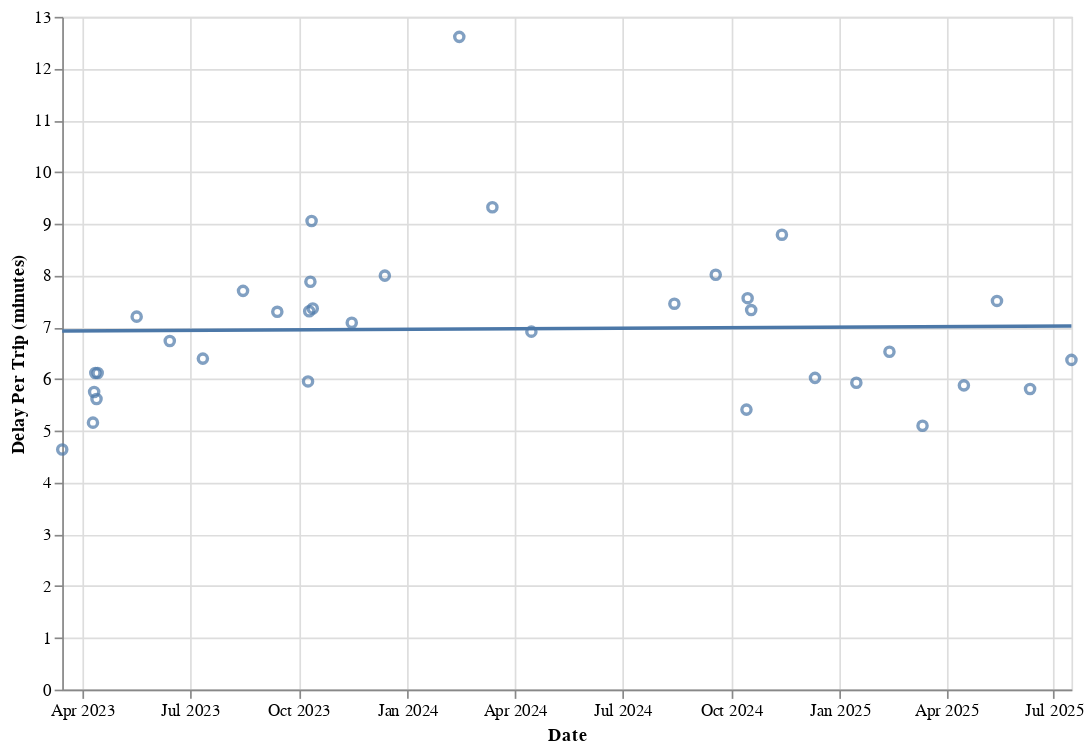

The notebook cell saved with this chart:
### Code cell
chart = alt.Chart(all_df).mark_point().encode(
    x=alt.X('analysis_date:T', axis = alt.Axis(title = 'Date', format = ("%b %Y"))),
    y=alt.Y('delay_per_trip', title='Delay Per Trip (minutes)')
).properties(width=600, height=400)

chart + chart.transform_regression('analysis_date', 'delay_per_trip').mark_line()

### Figure 1 — Vega-Lite specification as saved in the notebook (floating-point values rounded to 4 significant figures)
{"config": {"view": {"continuousWidth": 300, "continuousHeight": 300}}, "layer": [{"mark": {"type": "point"}, "encoding": {"x": {"axis": {"format": "%b %Y", "title": "Date"}, "field": "analysis_date", "type": "temporal"}, "y": {"field": "delay_per_trip", "title": "Delay Per Trip (minutes)", "type": "quantitative"}}}, {"mark": {"type": "line"}, "encoding": {"x": {"axis": {"format": "%b %Y", "title": "Date"}, "field": "analysis_date", "type": "temporal"}, "y": {"field": "delay_per_trip", "title": "Delay Per Trip (minutes)", "type": "quantitative"}}, "transform": [{"on": "analysis_date", "regression": "delay_per_trip"}]}], "data": {"name": "data-e15daa29b4a5ecd24fa1bba8f2711b9f"}, "height": 400, "width": 600, "$schema": "https://vega.github.io/schema/vega-lite/v5.20.1.json", "datasets": {"data-e15daa29b4a5ecd24fa1bba8f2711b9f": [{"corridor_id": 584447099936112567, "schedule_gtfs_dataset_key": "dbbe8ee4864a2715a40749605395d584", "intervention_assumption": "trips achieve 16mph or existing spd if higher", "corridor_miles": 4.5, "corridor_seconds": 206500.0, "improved_corridor_seconds": 163300.0, "delay_seconds": 43140.0, "delay_minutes": 719.0, "minutes_per_mile": 160.3, "route_short_name": ["3", "R3"], "route_id": ["3556", "3570"], "median_corridor_mph": 13.4, "n_trips_daily": 155, "trips_hr_sch": [4.7, 1.7], "trips_per_hr_peak_directional": 6.4, "delay_per_trip": 4.639, "analysis_date": "2023-03-15T00:00:00"}, {"corridor_id": 584447099936112567, "schedule_gtfs_dataset_key": "dbbe8ee4864a2715a40749605395d584", "intervention_assumption": "trips achieve 16mph or existing spd if higher", "corridor_miles": 4.5, "corridor_seconds": 206100.0, "improved_corridor_seconds": 159400.0, "delay_seconds": 46730.0, "delay_minutes": 778.9, "minutes_per_mile": 173.6, "route_short_name": ["3", "R3"], "route_id": ["3556", "3570"], "median_corridor_mph": 13.3, "n_trips_daily": 151, "trips_hr_sch": [4.7, 1.7], "trips_per_hr_peak_directional": 6.4, "delay_per_trip": 5.158, "analysis_date": "2023-04-10T00:00:00"}, {"corridor_id": 584447099936112567, "schedule_gtfs_dataset_key": "dbbe8ee4864a2715a40749605395d584", "intervention_assumption": "trips achieve 16mph or existing spd if higher", "corridor_miles": 4.5, "corridor_seconds": 197700.0, "improved_corridor_seconds": 149100.0, "delay_seconds": 48650.0, "delay_minutes": 810.8, "minutes_per_mile": 180.7, "route_short_name": ["3", "R3"], "route_id": ["3556", "3570"], "median_corridor_mph": 13.0, "n_trips_daily": 141, "trips_hr_sch": [4.7, 1.7], "trips_per_hr_peak_directional": 6.4, "delay_per_trip": 5.75, "analysis_date": "2023-04-11T00:00:00"}, {"corridor_id": 584447099936112567, "schedule_gtfs_dataset_key": "dbbe8ee4864a2715a40749605395d584", "intervention_assumption": "trips achieve 16mph or existing spd if higher", "corridor_miles": 4.5, "corridor_seconds": 228400.0, "improved_corridor_seconds": 170100.0, "delay_seconds": 58360.0, "delay_minutes": 972.6, "minutes_per_mile": 216.8, "route_short_name": ["3", "R3"], "route_id": ["3556", "3570"], "median_corridor_mph": 12.7, "n_trips_daily": 159, "trips_hr_sch": [4.7, 1.7], "trips_per_hr_peak_directional": 6.4, "delay_per_trip": 6.117, "analysis_date": "2023-04-12T00:00:00"}, {"corridor_id": 584447099936112567, "schedule_gtfs_dataset_key": "dbbe8ee4864a2715a40749605395d584", "intervention_assumption": "trips achieve 16mph or existing spd if higher", "corridor_miles": 4.5, "corridor_seconds": 203400.0, "improved_corridor_seconds": 154200.0, "delay_seconds": 49190.0, "delay_minutes": 819.9, "minutes_per_mile": 182.7, "route_short_name": ["3", "R3"], "route_id": ["3556", "3570"], "median_corridor_mph": 13.5, "n_trips_daily": 146, "trips_hr_sch": [4.7, 1.7], "trips_per_hr_peak_directional": 6.4, "delay_per_trip": 5.616, "analysis_date": "2023-04-13T00:00:00"}, {"corridor_id": 584447099936112567, "schedule_gtfs_dataset_key": "dbbe8ee4864a2715a40749605395d584", "intervention_assumption": "trips achieve 16mph or existing spd if higher", "corridor_miles": 4.5, "corridor_seconds": 218100.0, "improved_corridor_seconds": 162300.0, "delay_seconds": 55780.0, "delay_minutes": 929.7, "minutes_per_mile": 207.2, "route_short_name": ["3", "R3"], "route_id": ["3556", "3570"], "median_corridor_mph": 12.8, "n_trips_daily": 152, "trips_hr_sch": [4.7, 1.7], "trips_per_hr_peak_directional": 6.4, "delay_per_trip": 6.116, "analysis_date": "2023-04-14T00:00:00"}, {"corridor_id": 584447099936112567, "schedule_gtfs_dataset_key": "dbbe8ee4864a2715a40749605395d584", "intervention_assumption": "trips achieve 16mph or existing spd if higher", "corridor_miles": 4.5, "corridor_seconds": 212200.0, "improved_corridor_seconds": 151200.0, "delay_seconds": 60970.0, "delay_minutes": 1016.0, "minutes_per_mile": 226.5, "route_short_name": ["3", "R3"], "route_id": ["3606", "3620"], "median_corridor_mph": 13.1, "n_trips_daily": 141, "trips_hr_sch": [4.7, 1.7], "trips_per_hr_peak_directional": 6.4, "delay_per_trip": 7.206, "analysis_date": "2023-05-17T00:00:00"}, {"corridor_id": 584447099936112567, "schedule_gtfs_dataset_key": "dbbe8ee4864a2715a40749605395d584", "intervention_assumption": "trips achieve 16mph or existing spd if higher", "corridor_miles": 4.5, "corridor_seconds": 206800.0, "improved_corridor_seconds": 149900.0, "delay_seconds": 56990.0, "delay_minutes": 949.8, "minutes_per_mile": 211.7, "route_short_name": ["3", "R3"], "route_id": ["3606", "3620"], "median_corridor_mph": 12.7, "n_trips_daily": 141, "trips_hr_sch": [4.7, 1.7], "trips_per_hr_peak_directional": 6.4, "delay_per_trip": 6.736, "analysis_date": "2023-06-14T00:00:00"}, {"corridor_id": 584447099936112567, "schedule_gtfs_dataset_key": "dbbe8ee4864a2715a40749605395d584", "intervention_assumption": "trips achieve 16mph or existing spd if higher", "corridor_miles": 4.5, "corridor_seconds": 231500.0, "improved_corridor_seconds": 170100.0, "delay_seconds": 61400.0, "delay_minutes": 1023.0, "minutes_per_mile": 228.1, "route_short_name": ["3", "R3"], "route_id": ["3606", "3620"], "median_corridor_mph": 12.6, "n_trips_daily": 160, "trips_hr_sch": [4.7, 1.7], "trips_per_hr_peak_directional": 6.4, "delay_per_trip": 6.396, "analysis_date": "2023-07-12T00:00:00"}, {"corridor_id": 584447099936112567, "schedule_gtfs_dataset_key": "dbbe8ee4864a2715a40749605395d584", "intervention_assumption": "trips achieve 16mph or existing spd if higher", "corridor_miles": 4.5, "corridor_seconds": 242500.0, "improved_corridor_seconds": 169400.0, "delay_seconds": 73040.0, "delay_minutes": 1217.0, "minutes_per_mile": 271.3, "route_short_name": ["3", "R3"], "route_id": ["3631", "3645"], "median_corridor_mph": 11.7, "n_trips_daily": 158, "trips_hr_sch": [4.7, 1.7], "trips_per_hr_peak_directional": 6.4, "delay_per_trip": 7.705, "analysis_date": "2023-08-15T00:00:00"}, {"corridor_id": 584447099936112567, "schedule_gtfs_dataset_key": "efbbd5293be71f7a5de0cf82b59febe1", "intervention_assumption": "trips achieve 16mph or existing spd if higher", "corridor_miles": 4.5, "corridor_seconds": 219100.0, "improved_corridor_seconds": 155600.0, "delay_seconds": 63510.0, "delay_minutes": 1058.0, "minutes_per_mile": 235.9, "route_short_name": ["3", "R3"], "route_id": ["3631", "3645"], "median_corridor_mph": 12.3, "n_trips_daily": 145, "trips_hr_sch": [4.7, 1.7], "trips_per_hr_peak_directional": 6.4, "delay_per_trip": 7.3, "analysis_date": "2023-09-13T00:00:00"}, {"corridor_id": 584447099936112567, "schedule_gtfs_dataset_key": "efbbd5293be71f7a5de0cf82b59febe1", "intervention_assumption": "trips achieve 16mph or existing spd if higher", "corridor_miles": 4.5, "corridor_seconds": 209400.0, "improved_corridor_seconds": 156900.0, "delay_seconds": 52530.0, "delay_minutes": 875.4, "minutes_per_mile": 195.1, "route_short_name": ["3", "R3"], "route_id": ["3631", "3645"], "median_corridor_mph": 12.2, "n_trips_daily": 147, "trips_hr_sch": [4.7, 1.7], "trips_per_hr_peak_directional": 6.4, "delay_per_trip": 5.955, "analysis_date": "2023-10-09T00:00:00"}, {"corridor_id": 584447099936112567, "schedule_gtfs_dataset_key": "efbbd5293be71f7a5de0cf82b59febe1", "intervention_assumption": "trips achieve 16mph or existing spd if higher", "corridor_miles": 4.5, "corridor_seconds": 231700.0, "improved_corridor_seconds": 164600.0, "delay_seconds": 67120.0, "delay_minutes": 1119.0, "minutes_per_mile": 249.3, "route_short_name": ["3", "R3"], "route_id": ["3631", "3645"], "median_corridor_mph": 12.1, "n_trips_daily": 153, "trips_hr_sch": [4.7, 1.7], "trips_per_hr_peak_directional": 6.4, "delay_per_trip": 7.311, "analysis_date": "2023-10-10T00:00:00"}, {"corridor_id": 584447099936112567, "schedule_gtfs_dataset_key": "efbbd5293be71f7a5de0cf82b59febe1", "intervention_assumption": "trips achieve 16mph or existing spd if higher", "corridor_miles": 4.5, "corridor_seconds": 240900.0, "improved_corridor_seconds": 166600.0, "delay_seconds": 74240.0, "delay_minutes": 1237.0, "minutes_per_mile": 275.8, "route_short_name": ["3", "R3"], "route_id": ["3631", "3645"], "median_corridor_mph": 12.2, "n_trips_daily": 157, "trips_hr_sch": [4.7, 1.7], "trips_per_hr_peak_directional": 6.4, "delay_per_trip": 7.881, "analysis_date": "2023-10-11T00:00:00"}, {"corridor_id": 584447099936112567, "schedule_gtfs_dataset_key": "efbbd5293be71f7a5de0cf82b59febe1", "intervention_assumption": "trips achieve 16mph or existing spd if higher", "corridor_miles": 4.5, "corridor_seconds": 242800.0, "improved_corridor_seconds": 161300.0, "delay_seconds": 81490.0, "delay_minutes": 1358.0, "minutes_per_mile": 302.7, "route_short_name": ["3", "R3"], "route_id": ["3631", "3645"], "median_corridor_mph": 11.8, "n_trips_daily": 150, "trips_hr_sch": [4.7, 1.7], "trips_per_hr_peak_directional": 6.4, "delay_per_trip": 9.054, "analysis_date": "2023-10-12T00:00:00"}, {"corridor_id": 584447099936112567, "schedule_gtfs_dataset_key": "efbbd5293be71f7a5de0cf82b59febe1", "intervention_assumption": "trips achieve 16mph or existing spd if higher", "corridor_miles": 4.5, "corridor_seconds": 226800.0, "improved_corridor_seconds": 160500.0, "delay_seconds": 66270.0, "delay_minutes": 1104.0, "minutes_per_mile": 246.2, "route_short_name": ["3", "R3"], "route_id": ["3631", "3645"], "median_corridor_mph": 11.9, "n_trips_daily": 150, "trips_hr_sch": [4.7, 1.7], "trips_per_hr_peak_directional": 6.4, "delay_per_trip": 7.363, "analysis_date": "2023-10-13T00:00:00"}, {"corridor_id": 584447099936112567, "schedule_gtfs_dataset_key": "efbbd5293be71f7a5de0cf82b59febe1", "intervention_assumption": "trips achieve 16mph or existing spd if higher", "corridor_miles": 4.5, "corridor_seconds": 224500.0, "improved_corridor_seconds": 160700.0, "delay_seconds": 63790.0, "delay_minutes": 1063.0, "minutes_per_mile": 237.0, "route_short_name": ["3", "R3"], "route_id": ["3631", "3645"], "median_corridor_mph": 12.3, "n_trips_daily": 150, "trips_hr_sch": [4.7, 1.7], "trips_per_hr_peak_directional": 6.4, "delay_per_trip": 7.088, "analysis_date": "2023-11-15T00:00:00"}, {"corridor_id": 584447099936112567, "schedule_gtfs_dataset_key": "efbbd5293be71f7a5de0cf82b59febe1", "intervention_assumption": "trips achieve 16mph or existing spd if higher", "corridor_miles": 4.5, "corridor_seconds": 234800.0, "improved_corridor_seconds": 161400.0, "delay_seconds": 73440.0, "delay_minutes": 1224.0, "minutes_per_mile": 272.8, "route_short_name": ["3", "R3"], "route_id": ["3631", "3645"], "median_corridor_mph": 12.5, "n_trips_daily": 153, "trips_hr_sch": [4.7, 1.7], "trips_per_hr_peak_directional": 6.4, "delay_per_trip": 8.0, "analysis_date": "2023-12-13T00:00:00"}, {"corridor_id": 584447099936112567, "schedule_gtfs_dataset_key": "efbbd5293be71f7a5de0cf82b59febe1", "intervention_assumption": "trips achieve 16mph or existing spd if higher", "corridor_miles": 4.5, "corridor_seconds": 272700.0, "improved_corridor_seconds": 159200.0, "delay_seconds": 113500.0, "delay_minutes": 1892.0, "minutes_per_mile": 421.7, "route_short_name": ["3", "R3"], "route_id": ["3707", "3721"], "median_corridor_mph": 11.6, "n_trips_daily": 150, "trips_hr_sch": [4.7, 1.7], "trips_per_hr_peak_directional": 6.4, "delay_per_trip": 12.61, "analysis_date": "2024-02-14T00:00:00"}, {"corridor_id": 584447099936112567, "schedule_gtfs_dataset_key": "efbbd5293be71f7a5de0cf82b59febe1", "intervention_assumption": "trips achieve 16mph or existing spd if higher", "corridor_miles": 4.5, "corridor_seconds": 250100.0, "improved_corridor_seconds": 164500.0, "delay_seconds": 85560.0, "delay_minutes": 1426.0, "minutes_per_mile": 317.8, "route_short_name": ["3", "R3"], "route_id": ["3707", "3721"], "median_corridor_mph": 11.2, "n_trips_daily": 153, "trips_hr_sch": [4.7, 1.7], "trips_per_hr_peak_directional": 6.4, "delay_per_trip": 9.32, "analysis_date": "2024-03-13T00:00:00"}, {"corridor_id": 584447099936112567, "schedule_gtfs_dataset_key": "efbbd5293be71f7a5de0cf82b59febe1", "intervention_assumption": "trips achieve 16mph or existing spd if higher", "corridor_miles": 4.5, "corridor_seconds": 232300.0, "improved_corridor_seconds": 167100.0, "delay_seconds": 65160.0, "delay_minutes": 1086.0, "minutes_per_mile": 242.1, "route_short_name": ["R3", "3"], "route_id": ["3721", "3707"], "median_corridor_mph": 12.4, "n_trips_daily": 157, "trips_hr_sch": [1.7, 4.7], "trips_per_hr_peak_directional": 6.4, "delay_per_trip": 6.917, "analysis_date": "2024-04-15T00:00:00"}, {"corridor_id": 584447099936112567, "schedule_gtfs_dataset_key": "c2630c44a1f2703ec651596e6358d4f4", "intervention_assumption": "trips achieve 16mph or existing spd if higher", "corridor_miles": 4.5, "corridor_seconds": 240400.0, "improved_corridor_seconds": 168400.0, "delay_seconds": 72030.0, "delay_minutes": 1201.0, "minutes_per_mile": 267.6, "route_short_name": ["3", "R3"], "route_id": ["3757", "3771"], "median_corridor_mph": 11.9, "n_trips_daily": 161, "trips_hr_sch": [4.7, 1.7], "trips_per_hr_peak_directional": 6.4, "delay_per_trip": 7.457, "analysis_date": "2024-08-14T00:00:00"}, {"corridor_id": 584447099936112567, "schedule_gtfs_dataset_key": "c2630c44a1f2703ec651596e6358d4f4", "intervention_assumption": "trips achieve 16mph or existing spd if higher", "corridor_miles": 4.5, "corridor_seconds": 251200.0, "improved_corridor_seconds": 173300.0, "delay_seconds": 77920.0, "delay_minutes": 1299.0, "minutes_per_mile": 289.5, "route_short_name": ["3", "R3"], "route_id": ["3757", "3771"], "median_corridor_mph": 11.9, "n_trips_daily": 162, "trips_hr_sch": [4.7, 1.7], "trips_per_hr_peak_directional": 6.4, "delay_per_trip": 8.017, "analysis_date": "2024-09-18T00:00:00"}, {"corridor_id": 584447099936112567, "schedule_gtfs_dataset_key": "c2630c44a1f2703ec651596e6358d4f4", "intervention_assumption": "trips achieve 16mph or existing spd if higher", "corridor_miles": 4.5, "corridor_seconds": 221300.0, "improved_corridor_seconds": 169700.0, "delay_seconds": 51620.0, "delay_minutes": 860.3, "minutes_per_mile": 191.7, "route_short_name": ["3", "R3"], "route_id": ["3757", "3771"], "median_corridor_mph": 12.8, "n_trips_daily": 159, "trips_hr_sch": [4.7, 1.7], "trips_per_hr_peak_directional": 6.4, "delay_per_trip": 5.411, "analysis_date": "2024-10-14T00:00:00"}, {"corridor_id": 584447099936112567, "schedule_gtfs_dataset_key": "c2630c44a1f2703ec651596e6358d4f4", "intervention_assumption": "trips achieve 16mph or existing spd if higher", "corridor_miles": 4.5, "corridor_seconds": 247400.0, "improved_corridor_seconds": 173900.0, "delay_seconds": 73520.0, "delay_minutes": 1225.0, "minutes_per_mile": 273.1, "route_short_name": ["R3", "3"], "route_id": ["3771", "3757"], "median_corridor_mph": 12.2, "n_trips_daily": 162, "trips_hr_sch": [1.7, 4.7], "trips_per_hr_peak_directional": 6.4, "delay_per_trip": 7.564, "analysis_date": "2024-10-15T00:00:00"}, {"corridor_id": 584447099936112567, "schedule_gtfs_dataset_key": "c2630c44a1f2703ec651596e6358d4f4", "intervention_assumption": "trips achieve 16mph or existing spd if higher", "corridor_miles": 4.5, "corridor_seconds": 246400.0, "improved_corridor_seconds": 175100.0, "delay_seconds": 71280.0, "delay_minutes": 1188.0, "minutes_per_mile": 264.8, "route_short_name": ["3", "R3"], "route_id": ["3757", "3771"], "median_corridor_mph": 12.1, "n_trips_daily": 162, "trips_hr_sch": [4.7, 1.7], "trips_per_hr_peak_directional": 6.4, "delay_per_trip": 7.334, "analysis_date": "2024-10-18T00:00:00"}, {"corridor_id": 584447099936112567, "schedule_gtfs_dataset_key": "c2630c44a1f2703ec651596e6358d4f4", "intervention_assumption": "trips achieve 16mph or existing spd if higher", "corridor_miles": 4.5, "corridor_seconds": 258800.0, "improved_corridor_seconds": 173300.0, "delay_seconds": 85440.0, "delay_minutes": 1424.0, "minutes_per_mile": 317.4, "route_short_name": ["3", "R3"], "route_id": ["3757", "3771"], "median_corridor_mph": 11.5, "n_trips_daily": 162, "trips_hr_sch": [4.7, 1.7], "trips_per_hr_peak_directional": 6.4, "delay_per_trip": 8.79, "analysis_date": "2024-11-13T00:00:00"}, {"corridor_id": 584447099936112567, "schedule_gtfs_dataset_key": "c2630c44a1f2703ec651596e6358d4f4", "intervention_assumption": "trips achieve 16mph or existing spd if higher", "corridor_miles": 4.5, "corridor_seconds": 227000.0, "improved_corridor_seconds": 169600.0, "delay_seconds": 57470.0, "delay_minutes": 957.8, "minutes_per_mile": 213.5, "route_short_name": ["3", "R3"], "route_id": ["3757", "3771"], "median_corridor_mph": 12.7, "n_trips_daily": 159, "trips_hr_sch": [4.7, 1.7], "trips_per_hr_peak_directional": 6.4, "delay_per_trip": 6.024, "analysis_date": "2024-12-11T00:00:00"}, {"corridor_id": 584447099936112567, "schedule_gtfs_dataset_key": "c2630c44a1f2703ec651596e6358d4f4", "intervention_assumption": "trips achieve 16mph or existing spd if higher", "corridor_miles": 4.5, "corridor_seconds": 227100.0, "improved_corridor_seconds": 170200.0, "delay_seconds": 56920.0, "delay_minutes": 948.6, "minutes_per_mile": 211.4, "route_short_name": ["3", "R3"], "route_id": ["3807", "3821"], "median_corridor_mph": 12.7, "n_trips_daily": 160, "trips_hr_sch": [4.7, 1.7], "trips_per_hr_peak_directional": 6.4, "delay_per_trip": 5.929, "analysis_date": "2025-01-15T00:00:00"}, {"corridor_id": 584447099936112567, "schedule_gtfs_dataset_key": "c2630c44a1f2703ec651596e6358d4f4", "intervention_assumption": "trips achieve 16mph or existing spd if higher", "corridor_miles": 4.5, "corridor_seconds": 232500.0, "improved_corridor_seconds": 170200.0, "delay_seconds": 62280.0, "delay_minutes": 1038.0, "minutes_per_mile": 231.4, "route_short_name": ["3", "R3"], "route_id": ["3807", "3821"], "median_corridor_mph": 12.4, "n_trips_daily": 159, "trips_hr_sch": [4.7, 1.7], "trips_per_hr_peak_directional": 6.4, "delay_per_trip": 6.529, "analysis_date": "2025-02-12T00:00:00"}, {"corridor_id": 584447099936112567, "schedule_gtfs_dataset_key": "298a1216e45ae5c17d4b3f8bc36a7caa", "intervention_assumption": "trips achieve 16mph or existing spd if higher", "corridor_miles": 4.5, "corridor_seconds": 222300.0, "improved_corridor_seconds": 173400.0, "delay_seconds": 48950.0, "delay_minutes": 815.9, "minutes_per_mile": 181.8, "route_short_name": ["3", "R3"], "route_id": ["3", "R3"], "median_corridor_mph": 13.1, "n_trips_daily": 160, "trips_hr_sch": [4.7, 1.7], "trips_per_hr_peak_directional": 6.4, "delay_per_trip": 5.099, "analysis_date": "2025-03-12T00:00:00"}, {"corridor_id": 584447099936112567, "schedule_gtfs_dataset_key": "c65bd95ac0009a74df9ff840fc416771", "intervention_assumption": "trips achieve 16mph or existing spd if higher", "corridor_miles": 4.5, "corridor_seconds": 230600.0, "improved_corridor_seconds": 173800.0, "delay_seconds": 56790.0, "delay_minutes": 946.5, "minutes_per_mile": 211.0, "route_short_name": ["3", "R3"], "route_id": ["3", "R3"], "median_corridor_mph": 12.7, "n_trips_daily": 161, "trips_hr_sch": [4.7, 1.7], "trips_per_hr_peak_directional": 6.4, "delay_per_trip": 5.879, "analysis_date": "2025-04-16T00:00:00"}, {"corridor_id": 584447099936112567, "schedule_gtfs_dataset_key": "a02018fa11c962bcd3e07ab7f4516a63", "intervention_assumption": "trips achieve 16mph or existing spd if higher", "corridor_miles": 4.5, "corridor_seconds": 250000.0, "improved_corridor_seconds": 177000.0, "delay_seconds": 73000.0, "delay_minutes": 1217.0, "minutes_per_mile": 271.2, "route_short_name": ["3", "R3"], "route_id": ["3", "R3"], "median_corridor_mph": 12.2, "n_trips_daily": 162, "trips_hr_sch": [4.7, 1.7], "trips_per_hr_peak_directional": 6.4, "delay_per_trip": 7.51, "analysis_date": "2025-05-14T00:00:00"}, {"corridor_id": 584447099936112567, "schedule_gtfs_dataset_key": "a02018fa11c962bcd3e07ab7f4516a63", "intervention_assumption": "trips achieve 16mph or existing spd if higher", "corridor_miles": 4.5, "corridor_seconds": 227900.0, "improved_corridor_seconds": 172800.0, "delay_seconds": 55060.0, "delay_minutes": 917.7, "minutes_per_mile": 204.5, "route_short_name": ["R3", "3"], "route_id": ["R3", "3"], "median_corridor_mph": 12.9, "n_trips_daily": 158, "trips_hr_sch": [1.7, 4.7], "trips_per_hr_peak_directional": 6.4, "delay_per_trip": 5.808, "analysis_date": "2025-06-11T00:00:00"}, {"corridor_id": 584447099936112567, "schedule_gtfs_dataset_key": "a02018fa11c962bcd3e07ab7f4516a63", "intervention_assumption": "trips achieve 16mph or existing spd if higher", "corridor_miles": 4.5, "corridor_seconds": 238600.0, "improved_corridor_seconds": 176700.0, "delay_seconds": 61930.0, "delay_minutes": 1032.0, "minutes_per_mile": 230.0, "route_short_name": ["3", "R3"], "route_id": ["3", "R3"], "median_corridor_mph": 12.7, "n_trips_daily": 162, "trips_hr_sch": [4.7, 1.7], "trips_per_hr_peak_directional": 6.4, "delay_per_trip": 6.371, "analysis_date": "2025-07-16T00:00:00"}]}}
